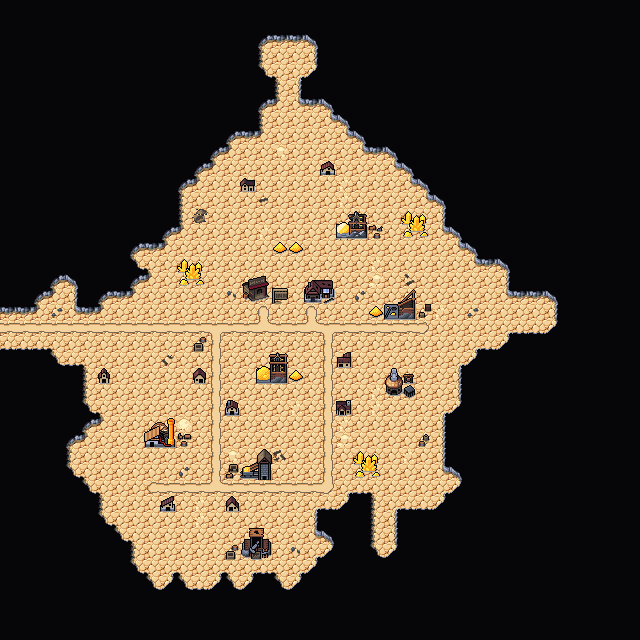

Tiled map render using the project's own tile images. Description and the map definition, with tile-layer contents summarised, below:
An orthogonal 40x40 tile map with 16x16 px tiles, 4 tile layers (Collision, Background, Walls, Clutter), 2 tilesets and 20 objects.

<map version="1.5" tiledversion="1.7.2" orientation="orthogonal" renderorder="right-down" width="40" height="40" tilewidth="16" tileheight="16" infinite="0" nextlayerid="7" nextobjectid="79">
 <editorsettings>
  <export target="wastetown..tmx" format="tmx" />
 </editorsettings>
 <tileset firstgid="1" source="../../tileset/main.tsx" />
 <tileset firstgid="3477" source="../../tileset/buildings.tsx" />
 <layer id="6" name="Collision" width="40" height="40">
  <data>[1600 cells, 50 non-empty, 1 distinct tile ids]</data>
 </layer>
 <layer id="1" name="Background" width="40" height="40">
  <data>[1600 cells, 1600 non-empty, 1 distinct tile ids]</data>
 </layer>
 <layer id="2" name="Walls" width="40" height="40">
  <data>[1600 cells, 1127 non-empty, 18 distinct tile ids]</data>
 </layer>
 <layer id="3" name="Clutter" width="40" height="40">
  <properties>
   <property name="spriteLayer" type="bool" value="true" />
  </properties>
  <data>[1600 cells, 156 non-empty, 77 distinct tile ids]</data>
 </layer>
 <objectgroup id="4" name="Objects">
  <object id="59" template="../../obj/door_right.tx" x="1" y="336.333">
   <properties>
    <property name="teleport" value="../common/maps/map/cave/cave_multilevel_4/cave_23B9.tmx" />
    <property name="teleportObjectId" value="60" />
   </properties>
  </object>
  <object id="60" template="../../obj/inn.tx" x="240.667" y="304.667" />
  <object id="61" template="../../obj/shop.tx" x="304.333" y="305" />
  <object id="62" template="../../obj/treasure.tx" x="377" y="551.5" />
  <object id="63" template="../../obj/gold.tx" x="377.273" y="533.682" />
  <object id="64" template="../../obj/treasure.tx" x="532.75" y="331.75" />
  <object id="65" template="../../obj/gold.tx" x="533.25" y="312.5" />
  <object id="66" template="../../obj/treasure.tx" x="271" y="58.75" />
  <object id="67" template="../../obj/gold.tx" x="291" y="57.6667" />
  <object id="68" template="../../obj/gold.tx" x="153" y="587" />
  <object id="69" template="../../obj/enemy.tx" x="80" y="350">
   <properties>
    <property name="enemy" value="Golem" />
   </properties>
  </object>
  <object id="70" template="../../obj/enemy.tx" x="279.5" y="97.5">
   <properties>
    <property name="enemy" value="Dwarf" />
   </properties>
  </object>
  <object id="71" template="../../obj/enemy.tx" x="512" y="323">
   <properties>
    <property name="enemy" value="Dwarf" />
   </properties>
  </object>
  <object id="72" template="../../obj/enemy.tx" x="377" y="514.5">
   <properties>
    <property name="enemy" value="Dwarf" />
   </properties>
  </object>
  <object id="73" template="../../obj/enemy.tx" x="192" y="316.5">
   <properties>
    <property name="enemy" value="Dwarf" />
   </properties>
  </object>
  <object id="74" template="../../obj/enemy.tx" x="370" y="352.5">
   <properties>
    <property name="enemy" value="Dwarf" />
   </properties>
  </object>
  <object id="75" template="../../obj/enemy.tx" x="355" y="197.5">
   <properties>
    <property name="enemy" value="Dwarf" />
   </properties>
  </object>
  <object id="76" template="../../obj/enemy.tx" x="273" y="225.5">
   <properties>
    <property name="enemy" value="Dwarf" />
   </properties>
  </object>
  <object id="77" template="../../obj/enemy.tx" x="303" y="480">
   <properties>
    <property name="enemy" value="Dwarf" />
   </properties>
  </object>
  <object id="78" template="../../obj/enemy.tx" x="194" y="446.5">
   <properties>
    <property name="enemy" value="Dwarf" />
   </properties>
  </object>
 </objectgroup>
</map>
